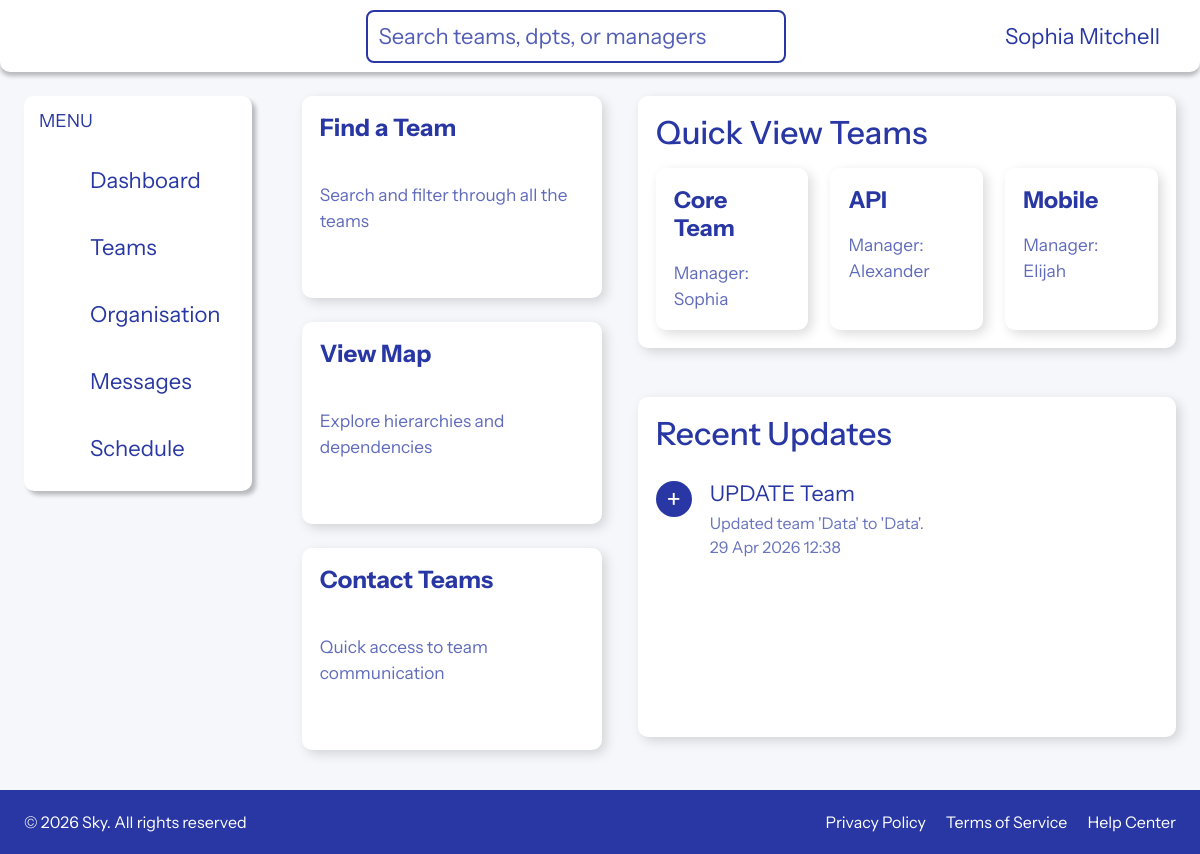
Screenshot of /dashboard/user/ (signed in) with the database file from the repository.
### apps/teams/models.py (models this page shows, shortened)
class User(AbstractUser):
    team = models.ForeignKey(
        Team,
        on_delete=models.CASCADE,
        db_column="team_id",
        related_name="users",
        null=True,
        blank=True,
    )
    class Meta:
        db_table = "user"

class Team(models.Model):
    team_id = models.AutoField(primary_key=True)
    team_name = models.TextField(blank=True, null=True)
    team_leader = models.ForeignKey(
        "User",
        on_delete=models.SET_NULL,
        null=True,
        blank=True,
        db_column="team_leader",
        related_name="led_teams",
    )
    department = models.ForeignKey(
        Department,
        on_delete=models.CASCADE,
        db_column="department_id",
        related_name="teams",
    )
    slack_channels = models.TextField(blank=True, null=True)
    daily_standup_time = models.TextField(blank=True, null=True)
    team_wiki = models.TextField(blank=True, null=True)
    development_focus_areas = models.TextField(blank=True, null=True)
    key_skills_technologies = models.TextField(blank=True, null=True)
    downstream_dependency = models.ForeignKey(
        "self",
        on_delete=models.SET_NULL,
        null=True,
        blank=True,
        related_name="upstream_teams",
    )
    class Meta:
        db_table = "team"

class AuditTrail(models.Model):
    audit_id = models.AutoField(primary_key=True)
    admin_user = models.ForeignKey(
        "User",
        on_delete=models.SET_NULL,
        null=True,
        blank=True,
        related_name="audit_entries",
    )
    action = models.CharField(max_length=50)
    model_name = models.CharField(max_length=100)
    object_id = models.CharField(max_length=50, blank=True, null=True)
    object_repr = models.CharField(max_length=255, blank=True, null=True)
    description = models.TextField()
    created_at = models.DateTimeField(auto_now_add=True)
    class Meta:
        db_table = "audit_trail"
        ordering = ["-created_at"]

### apps/users/views.py (the view)
# urls.py: path("dashboard/user/", user_dashboard, name="user-dashboard"),
@login_required
def user_dashboard(request):
    user_team = request.user.team
    teams = list(
        Team.objects.select_related("department", "team_leader")
        .prefetch_related("users")
        .order_by("-team_id")[:3]
    )
    if user_team and all(team.pk != user_team.pk for team in teams):
        teams = [user_team] + teams[:2]
    recent_teams = [
        {
            "name": team.team_name or f"Team {team.team_id}",
            "manager": (
                team.team_leader.first_name
                or team.team_leader.username
                if team.team_leader
                else "-"
            ),
            "detail_url": f"/teams/{team.team_id}/",
        }
        for team in teams
    ]
    if not recent_teams:
        recent_teams = [{"name": "-", "manager": "-", "detail_url": "#"}]
    recent_updates = AuditTrail.objects.select_related("admin_user").order_by("-created_at")[:4]
    quick_links = [
        {
            "title": "Find a Team",
            "description": "Search and filter through all the teams",
            "url": "/teams/",
            "icon": "search",
        },
        {
            "title": "View Map",
            "description": "Explore hierarchies and dependencies",
            "url": "/organisation/",
            "icon": "organisation",
        },
        {
            "title": "Contact Teams",
            "description": "Quick access to team communication",
            "url": "/messages/",
            "icon": "messages",
        },
    ]
    return render(
        request,
        "users/user_dashboard.html",
        {
            "quick_links": quick_links,
            "recent_teams": recent_teams,
            "recent_updates": recent_updates,
        },
    )

### apps/users/templates/users/user_dashboard.html (shortened to what this page needs)
{% extends "base.html" %}
{% load static %}
{% load svg %}
{% block extra_css %}
<link rel="stylesheet" href="{% static 'pages/css/user-dashboard.css' %}">
{% endblock %}
{% block content %}
<section class="user-dashboard">
    <div class="user-dashboard-actions">
        {% for link in quick_links %}
            <a href="{{ link.url }}" class="user-dashboard-card user-dashboard-card--action">
                <div class="user-dashboard-card-header">
                    <h2>{{ link.title }}</h2>
                    <span class="user-dashboard-card-icon">
                    </span>
                </div>
                <p>{{ link.description }}</p>
            </a>
        {% endfor %}
    </div>
    <section class="user-dashboard-panel user-dashboard-panel--teams">
        <div class="user-dashboard-panel-header">
            <h2>Quick View Teams</h2>
        </div>
        <div class="user-dashboard-team-grid">
            {% for team in recent_teams %}
                <a href="{{ team.detail_url }}" class="user-dashboard-card user-dashboard-card--team">
                    <h3>{{ team.name }}</h3>
                    <p>Manager: {{ team.manager }}</p>
                </a>
            {% endfor %}
        </div>
    </section>
    <section class="user-dashboard-panel user-dashboard-panel--activity">
        <div class="user-dashboard-panel-header">
            <h2>Recent Updates</h2>
        </div>
        <div class="dashboard-activity-list">
            {% if recent_updates %}
                {% for update in recent_updates %}
                    <article class="dashboard-activity-item">
                        <div class="dashboard-activity-icon">+</div>
                        <div>
                            <h3>{{ update.action }} {{ update.model_name }}</h3>
                            <p>{{ update.description }}</p>
                            <p>{{ update.created_at|date:"d M Y H:i" }}</p>
                        </div>
                    </article>
                {% endfor %}
            {% endif %}
        </div>
    </section>
</section>
{% endblock %}

### templates/base.html (shortened to what this page needs)
<!DOCTYPE html>
<html lang="en">
<head>
    {% load static %}
    {% load bootstrap5 %}
    {% bootstrap_css %}
    {% block extra_css %}{% endblock %}
    <link rel="stylesheet" href="{% static 'pages/css/main.css' %}">
</head>
<body class="site-body">
    <div class="site-wrapper">
        {% block header %}
            {% include "header.html" %}
        {% endblock %}
        <main class="site-main d-flex align-items-start  justify-content-start">
            {% if user.is_authenticated %}
                {% block sidebarMenu %}
                    {% include "sidebar-menu.html" %}
                {% endblock %}
            {% endif %}
            <div class="content-container flex-grow-1">
                    {% block content %}{% endblock %}
            </div>
        </main>
        {% block footer %}
            {% include "footer.html" %}
        {% endblock %}
    </div>
</body>
</html>

### templates/header.html (shortened to what this page needs)
<header class="site-header">
    <div class="top-bar">
        <div class="header-inner">
            <div class="header-row">
                <div class="logo-section">
                    {% load svg %}
                </div>
                {% if user.is_authenticated %}
                    <div class="search-bar">
                        <form action="{% url 'team-list' %}" method="get" class="search-bar-form">
                            <input id="search" name="q" type="text" placeholder="Search teams, dpts, or managers" class="search-input">
                                {% load svg %}
                        </form>
                    </div>
                    <div class="profile-section d-flex align-items-center">
                                {% load svg %}
                        <div class="user-section pe-3">
                            {% if user.first_name and user.last_name %}
                                <span class="user-label">{{ user.first_name }} {{ user.last_name }}</span>
                            {% else %}
                                <span class="user-label">{{ user.username }}</span>
                            {% endif %}
                        </div>
                                {% load svg %}
                    </div>
                {% endif %}
            </div>
        </div>
    </div>
</header>

### templates/sidebar-menu.html (shortened to what this page needs)
<aside class="sidebar rounded-component-design">
    <div class="sidebar-header">
        <h2>MENU</h2>
    </div>
    <div>
        <nav class="nav-links">
            <ul class="nav-list">
                <li class="nav-list-item">
                    <a href="{% url 'dashboard-router' %}" class="nav-list-link {% if request.resolver_match.url_name == 'dashboard-router' %}active{% endif %}">
                        <div class="nav-list-icon">
                            {% load svg %}
                        </div>
                        <span>
                            Dashboard
                        </span>
                    </a>
                </li>
                <li class="nav-list-item">
                    <a href="{% url 'team-list' %}" class="nav-list-link {% if request.resolver_match.url_name == 'team-list' %}active{% endif %}">
                        <div class="nav-list-icon">
                            {% load svg %}
                        </div>
                        <span>
                            Teams
                        </span>
                    </a>
                </li>
                <li class="nav-list-item">
                    <a href="{% url 'organisation' %}" class="nav-list-link {% if request.resolver_match.url_name == 'organisation' %}active{% endif %}">
                        <div class="nav-list-icon">
                            {% load svg %}
                        </div>
                        <span>
                            Organisation
                        </span>
                    </a>
                </li>
                {% if user.is_staff or user.is_superuser %}
                            {% load svg %}
                {% endif %}
                <li class="nav-list-item">
                    <a href="{% url 'messaging:message-list' %}" class="nav-list-link {% if request.resolver_match.app_name == 'messaging' %}active{% endif %}">
                        <div class="nav-list-icon">
                            {% load svg %}
                        </div>
                        <span>
                            Messages
                        </span>
                    </a>
                </li>
                <li class="nav-list-item">
                    <a href="{% url 'scheduling:team-schedule' %}" class="nav-list-link {% if request.resolver_match.app_name == 'scheduling' %}active{% endif %}">
                        <div class="nav-list-icon">
                            {% load svg %}
                        </div>
                        <span>
                            Schedule
                        </span>
                    </a>
                </li>
            </ul>
        </nav>
    </div>
</aside>

### templates/footer.html
<footer class="site-footer">
    <div class="footer-inner">
        <div class="footer-row">
            <div class="copyright">
                <p class="m-0">© 2026 Sky. All rights reserved</p>
            </div>
            <div class="footer-links">
                <ul class="footer-links-list">
                    <li><a href="/policy">Privacy Policy</a></li>
                    <li><a href="/terms-service">Terms of Service</a></li>
                    {% if user.is_authenticated %}
                        <li><a href="/help-center">Help Center</a></li>
                    {% else %}
                        <li><a href="/security">Security</a></li>
                    {% endif %}
                </ul>
            </div>
        </div>
    </div>
</footer>

### apps/pages/static/pages/css/user-dashboard.css (style rules this page uses)
.user-dashboard { display: grid; grid-template-columns: 300px minmax(0, 1fr); grid-template-areas: "actions teams" "actions activity"; gap: 36px; align-items: start; }
.user-dashboard-actions { grid-area: actions; display: grid; gap: 24px; }
.user-dashboard-panel { background: #ffffff; border-radius: 10px; box-shadow: 4px 4px 12px rgba(0, 0, 0, 0.14); }
.user-dashboard-panel--teams { grid-area: teams; }
.user-dashboard-panel--activity { grid-area: activity; min-height: 340px; }
.user-dashboard-panel-header { padding: 18px 18px 8px; }
.user-dashboard-panel-header h2, .user-dashboard-card h2, .user-dashboard-card h3 { margin: 0; color: #2837A3; }
.user-dashboard-card { display: block; background: #ffffff; border-radius: 10px; box-shadow: 4px 4px 12px rgba(0, 0, 0, 0.14); text-decoration: none; padding: 18px; }
.user-dashboard-card--action { min-height: 202px; }
.user-dashboard-card-header { display: flex; justify-content: space-between; align-items: flex-start; gap: 12px; margin-bottom: 32px; }
.user-dashboard-card h2 { font-size: 1.5rem; font-weight: 700; }
.user-dashboard-card h3 { font-size: 1.45rem; font-weight: 700; margin-bottom: 18px; }
.user-dashboard-card p { margin: 0; color: rgba(40, 55, 163, 0.74); font-size: 1.08rem; line-height: 1.5; }
.user-dashboard-card-icon { display: inline-flex; width: 36px; height: 36px; align-items: center; justify-content: center; }
.user-dashboard-team-grid { display: grid; grid-template-columns: repeat(3, minmax(0, 1fr)); gap: 22px; padding: 8px 18px 18px; }
.dashboard-activity-list { display: flex; flex-direction: column; gap: 24px; padding: 20px 18px 18px; }
.dashboard-activity-item { display: flex; align-items: flex-start; gap: 18px; }
.dashboard-activity-icon { width: 36px; height: 36px; display: inline-flex; align-items: center; justify-content: center; border-radius: 50%; background: #2837A3; color: #ffffff; font-size: 1.7rem; line-height: 1; flex-shrink: 0; }
.dashboard-activity-item h3 { margin: 0 0 4px; color: #2837A3; font-size: 1.35rem; font-weight: 400; }
.dashboard-activity-item p { margin: 0; color: rgba(40, 55, 163, 0.7); font-size: 1rem; }

### rows the page displays
User: first_name "Sophia", last_name "Mitchell", manager "Sophia"
Team: name "Core Team"
Team: name "API"
User: manager "Alexander"
Team: name "Mobile"
User: manager "Elijah"
AuditTrail: action "UPDATE", model_name "Team", description "Updated team 'Data' to 'Data'.", created_at "29 Apr 2026 12:38"

### other values shown
{{ link.title }} "Find a Team" "View Map" "Contact Teams"
{{ link.description }} "Search and filter through all the teams" "Explore hierarchies and dependencies" "Quick access to team communication"
